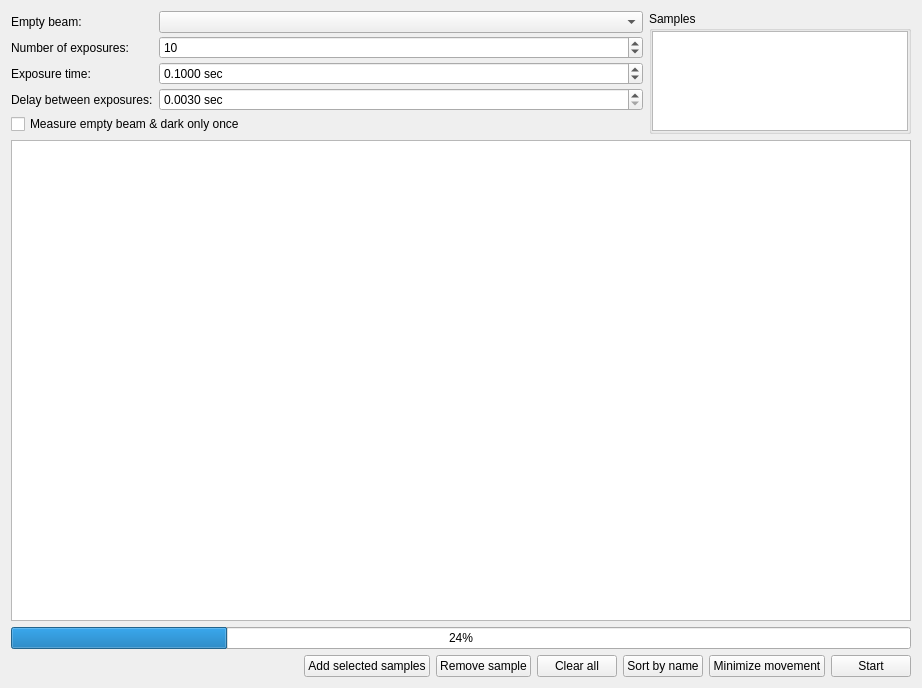
<?xml version="1.0" encoding="UTF-8"?>
<ui version="4.0">
 <class>Form</class>
 <widget class="QWidget" name="Form">
  <property name="geometry">
   <rect>
    <x>0</x>
    <y>0</y>
    <width>922</width>
    <height>688</height>
   </rect>
  </property>
  <property name="windowTitle">
   <string>Transmission Measurement</string>
  </property>
  <property name="windowIcon">
   <iconset resource="../../../resource/icons/icons.qrc">
    <normaloff>:/icons/transmission.svg</normaloff>:/icons/transmission.svg</iconset>
  </property>
  <layout class="QVBoxLayout" name="verticalLayout_2">
   <item>
    <layout class="QHBoxLayout" name="horizontalLayout">
     <item>
      <layout class="QGridLayout" name="gridLayout">
       <property name="verticalSpacing">
        <number>3</number>
       </property>
       <item row="2" column="0">
        <widget class="QLabel" name="label_3">
         <property name="text">
          <string>Exposure time:</string>
         </property>
        </widget>
       </item>
       <item row="0" column="1">
        <widget class="QComboBox" name="emptySampleComboBox">
         <property name="sizePolicy">
          <sizepolicy hsizetype="MinimumExpanding" vsizetype="Fixed">
           <horstretch>0</horstretch>
           <verstretch>0</verstretch>
          </sizepolicy>
         </property>
        </widget>
       </item>
       <item row="1" column="0">
        <widget class="QLabel" name="label_2">
         <property name="text">
          <string>Number of exposures:</string>
         </property>
        </widget>
       </item>
       <item row="1" column="1">
        <widget class="QSpinBox" name="nImagesSpinBox">
         <property name="minimum">
          <number>1</number>
         </property>
         <property name="maximum">
          <number>999</number>
         </property>
         <property name="value">
          <number>10</number>
         </property>
        </widget>
       </item>
       <item row="0" column="0">
        <widget class="QLabel" name="label">
         <property name="text">
          <string>Empty beam:</string>
         </property>
        </widget>
       </item>
       <item row="4" column="0" colspan="2">
        <widget class="QCheckBox" name="lazyCheckBox">
         <property name="text">
          <string>Measure empty beam &amp;&amp; dark only once</string>
         </property>
        </widget>
       </item>
       <item row="2" column="1">
        <widget class="QDoubleSpinBox" name="exposureTimeDoubleSpinBox">
         <property name="suffix">
          <string> sec</string>
         </property>
         <property name="decimals">
          <number>4</number>
         </property>
         <property name="minimum">
          <double>0.001000000000000</double>
         </property>
         <property name="maximum">
          <double>99999.000000000000000</double>
         </property>
         <property name="singleStep">
          <double>0.100000000000000</double>
         </property>
         <property name="value">
          <double>0.100000000000000</double>
         </property>
        </widget>
       </item>
       <item row="3" column="1">
        <widget class="QDoubleSpinBox" name="exposureDelayDoubleSpinBox">
         <property name="prefix">
          <string/>
         </property>
         <property name="suffix">
          <string> sec</string>
         </property>
         <property name="decimals">
          <number>4</number>
         </property>
         <property name="minimum">
          <double>0.003000000000000</double>
         </property>
         <property name="maximum">
          <double>99999.000000000000000</double>
         </property>
         <property name="value">
          <double>0.003000000000000</double>
         </property>
        </widget>
       </item>
       <item row="3" column="0">
        <widget class="QLabel" name="label_4">
         <property name="text">
          <string>Delay between exposures:</string>
         </property>
        </widget>
       </item>
      </layout>
     </item>
     <item>
      <widget class="QGroupBox" name="groupBox">
       <property name="title">
        <string>Samples</string>
       </property>
       <layout class="QVBoxLayout" name="verticalLayout_3">
        <property name="spacing">
         <number>0</number>
        </property>
        <property name="leftMargin">
         <number>0</number>
        </property>
        <property name="topMargin">
         <number>0</number>
        </property>
        <property name="rightMargin">
         <number>0</number>
        </property>
        <property name="bottomMargin">
         <number>0</number>
        </property>
        <item>
         <widget class="QListView" name="sampleListView">
          <property name="sizePolicy">
           <sizepolicy hsizetype="Minimum" vsizetype="Preferred">
            <horstretch>0</horstretch>
            <verstretch>0</verstretch>
           </sizepolicy>
          </property>
          <property name="minimumSize">
           <size>
            <width>10</width>
            <height>0</height>
           </size>
          </property>
          <property name="editTriggers">
           <set>QAbstractItemView::NoEditTriggers</set>
          </property>
          <property name="dragEnabled">
           <bool>true</bool>
          </property>
          <property name="dragDropMode">
           <enum>QAbstractItemView::DragOnly</enum>
          </property>
          <property name="alternatingRowColors">
           <bool>true</bool>
          </property>
          <property name="selectionMode">
           <enum>QAbstractItemView::ExtendedSelection</enum>
          </property>
         </widget>
        </item>
       </layout>
      </widget>
     </item>
     <item>
      <layout class="QVBoxLayout" name="verticalLayout"/>
     </item>
    </layout>
   </item>
   <item>
    <widget class="QTreeView" name="transmissionTreeView">
     <property name="sizePolicy">
      <sizepolicy hsizetype="Expanding" vsizetype="MinimumExpanding">
       <horstretch>0</horstretch>
       <verstretch>1</verstretch>
      </sizepolicy>
     </property>
     <property name="dragEnabled">
      <bool>true</bool>
     </property>
     <property name="dragDropMode">
      <enum>QAbstractItemView::DragDrop</enum>
     </property>
     <property name="defaultDropAction">
      <enum>Qt::MoveAction</enum>
     </property>
     <property name="alternatingRowColors">
      <bool>true</bool>
     </property>
     <property name="rootIsDecorated">
      <bool>false</bool>
     </property>
     <property name="uniformRowHeights">
      <bool>true</bool>
     </property>
    </widget>
   </item>
   <item>
    <widget class="QProgressBar" name="progressBar">
     <property name="value">
      <number>24</number>
     </property>
    </widget>
   </item>
   <item>
    <layout class="QHBoxLayout" name="horizontalLayout_2">
     <item>
      <spacer name="horizontalSpacer">
       <property name="orientation">
        <enum>Qt::Horizontal</enum>
       </property>
       <property name="sizeHint" stdset="0">
        <size>
         <width>40</width>
         <height>20</height>
        </size>
       </property>
      </spacer>
     </item>
     <item>
      <widget class="QPushButton" name="addSamplesPushButton">
       <property name="text">
        <string>Add selected samples</string>
       </property>
       <property name="icon">
        <iconset theme="list-add">
         <normaloff>.</normaloff>.</iconset>
       </property>
      </widget>
     </item>
     <item>
      <widget class="QPushButton" name="removeSamplesPushButton">
       <property name="text">
        <string>Remove sample</string>
       </property>
       <property name="icon">
        <iconset theme="list-remove">
         <normaloff>.</normaloff>.</iconset>
       </property>
      </widget>
     </item>
     <item>
      <widget class="QPushButton" name="clearSampleListPushButton">
       <property name="text">
        <string>Clear all</string>
       </property>
       <property name="icon">
        <iconset theme="edit-clear-all">
         <normaloff>.</normaloff>.</iconset>
       </property>
      </widget>
     </item>
     <item>
      <widget class="QPushButton" name="sortSamplesByNamePushButton">
       <property name="text">
        <string>Sort by name</string>
       </property>
       <property name="icon">
        <iconset theme="view-sort-ascending">
         <normaloff>.</normaloff>.</iconset>
       </property>
      </widget>
     </item>
     <item>
      <widget class="QPushButton" name="sortSamplesByMotorMovementPushButton">
       <property name="text">
        <string>Minimize movement</string>
       </property>
       <property name="icon">
        <iconset theme="view-sort">
         <normaloff>.</normaloff>.</iconset>
       </property>
      </widget>
     </item>
     <item>
      <widget class="QPushButton" name="startStopPushButton">
       <property name="text">
        <string>Start</string>
       </property>
       <property name="icon">
        <iconset resource="../../../resource/icons/icons.qrc">
         <normaloff>:/icons/start.svg</normaloff>:/icons/start.svg</iconset>
       </property>
      </widget>
     </item>
    </layout>
   </item>
  </layout>
  <zorder>progressBar</zorder>
  <zorder>transmissionTreeView</zorder>
 </widget>
 <tabstops>
  <tabstop>emptySampleComboBox</tabstop>
  <tabstop>nImagesSpinBox</tabstop>
  <tabstop>exposureTimeDoubleSpinBox</tabstop>
  <tabstop>exposureDelayDoubleSpinBox</tabstop>
  <tabstop>lazyCheckBox</tabstop>
  <tabstop>transmissionTreeView</tabstop>
  <tabstop>addSamplesPushButton</tabstop>
  <tabstop>removeSamplesPushButton</tabstop>
  <tabstop>clearSampleListPushButton</tabstop>
  <tabstop>sortSamplesByNamePushButton</tabstop>
  <tabstop>sortSamplesByMotorMovementPushButton</tabstop>
  <tabstop>startStopPushButton</tabstop>
 </tabstops>
 <resources>
  <include location="../../../resource/icons/icons.qrc"/>
 </resources>
 <connections/>
</ui>
